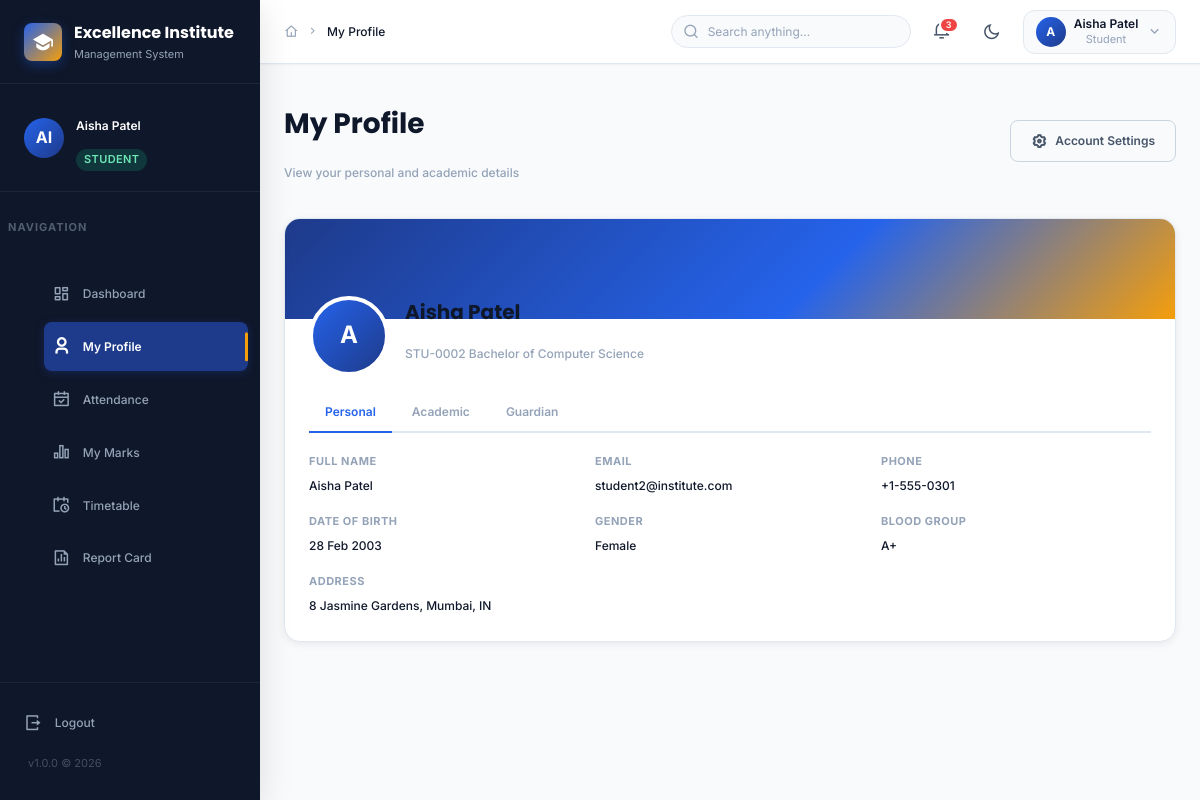
The app's page /modules/students/profile.php (signed in) with its own data.
### tables this page shows
CREATE TABLE IF NOT EXISTS `settings` (
  `id`           INT UNSIGNED  NOT NULL AUTO_INCREMENT,
  `setting_key`  VARCHAR(80)   NOT NULL UNIQUE,
  `setting_value`TEXT          DEFAULT NULL,
  `setting_group`VARCHAR(40)   NOT NULL DEFAULT 'general',
  `updated_at`   TIMESTAMP     NOT NULL DEFAULT CURRENT_TIMESTAMP ON UPDATE CURRENT_TIMESTAMP,
  PRIMARY KEY (`id`)
);

CREATE TABLE IF NOT EXISTS `students` (
  `id`              INT UNSIGNED  NOT NULL AUTO_INCREMENT,
  `user_id`         INT UNSIGNED  NOT NULL UNIQUE,
  `student_id`      VARCHAR(20)   NOT NULL UNIQUE,
  `course_id`       INT UNSIGNED  DEFAULT NULL,
  `roll_number`     VARCHAR(20)   DEFAULT NULL,
  `date_of_birth`   DATE          DEFAULT NULL,
  `gender`          ENUM('male','female','other') DEFAULT NULL,
  `blood_group`     VARCHAR(5)    DEFAULT NULL,
  `address`         TEXT          DEFAULT NULL,
  `guardian_name`   VARCHAR(120)  DEFAULT NULL,
  `guardian_phone`  VARCHAR(20)   DEFAULT NULL,
  `guardian_email`  VARCHAR(120)  DEFAULT NULL,
  `admission_date`  DATE          NOT NULL DEFAULT (CURRENT_DATE),
  `batch_year`      YEAR          DEFAULT NULL,
  `status`          ENUM('active','inactive','graduated','dropped') NOT NULL DEFAULT 'active',
  `created_at`      TIMESTAMP     NOT NULL DEFAULT CURRENT_TIMESTAMP,
  `updated_at`      TIMESTAMP     NOT NULL DEFAULT CURRENT_TIMESTAMP ON UPDATE CURRENT_TIMESTAMP,
  PRIMARY KEY (`id`),
  KEY `idx_student_user`   (`user_id`),
  KEY `idx_student_course` (`course_id`),
  KEY `idx_student_status` (`status`),
  CONSTRAINT `fk_student_user`   FOREIGN KEY (`user_id`)   REFERENCES `users`(`id`)    ON DELETE CASCADE ON UPDATE CASCADE,
  CONSTRAINT `fk_student_course` FOREIGN KEY (`course_id`) REFERENCES `courses`(`id`)  ON DELETE SET NULL ON UPDATE CASCADE
);

CREATE TABLE IF NOT EXISTS `users` (
  `id`           INT UNSIGNED    NOT NULL AUTO_INCREMENT,
  `role_id`      TINYINT UNSIGNED NOT NULL DEFAULT 3,
  `username`     VARCHAR(60)     NOT NULL UNIQUE,
  `email`        VARCHAR(120)    NOT NULL UNIQUE,
  `password`     VARCHAR(255)    NOT NULL,
  `full_name`    VARCHAR(120)    NOT NULL,
  `phone`        VARCHAR(20)     DEFAULT NULL,
  `profile_photo`VARCHAR(255)    DEFAULT NULL,
  `status`       ENUM('active','inactive','suspended') NOT NULL DEFAULT 'active',
  `last_login`   DATETIME        DEFAULT NULL,
  `csrf_token`   VARCHAR(64)     DEFAULT NULL,
  `created_at`   TIMESTAMP       NOT NULL DEFAULT CURRENT_TIMESTAMP,
  `updated_at`   TIMESTAMP       NOT NULL DEFAULT CURRENT_TIMESTAMP ON UPDATE CURRENT_TIMESTAMP,
  PRIMARY KEY (`id`),
  KEY `idx_role` (`role_id`),
  KEY `idx_status` (`status`),
  CONSTRAINT `fk_users_role` FOREIGN KEY (`role_id`) REFERENCES `roles`(`id`) ON UPDATE CASCADE
);

CREATE TABLE IF NOT EXISTS `courses` (
  `id`             INT UNSIGNED   NOT NULL AUTO_INCREMENT,
  `department_id`  INT UNSIGNED   DEFAULT NULL,
  `name`           VARCHAR(150)   NOT NULL,
  `code`           VARCHAR(20)    NOT NULL UNIQUE,
  `description`    TEXT           DEFAULT NULL,
  `duration_months`TINYINT UNSIGNED NOT NULL DEFAULT 12,
  `fee`            DECIMAL(10,2)  NOT NULL DEFAULT 0.00,
  `max_students`   SMALLINT UNSIGNED NOT NULL DEFAULT 50,
  `status`         ENUM('active','inactive') NOT NULL DEFAULT 'active',
  `created_at`     TIMESTAMP      NOT NULL DEFAULT CURRENT_TIMESTAMP,
  `updated_at`     TIMESTAMP      NOT NULL DEFAULT CURRENT_TIMESTAMP ON UPDATE CURRENT_TIMESTAMP,
  PRIMARY KEY (`id`),
  KEY `idx_course_dept` (`department_id`),
  CONSTRAINT `fk_course_dept` FOREIGN KEY (`department_id`) REFERENCES `departments`(`id`) ON DELETE SET NULL ON UPDATE CASCADE
);

### config/database.php (called while the page is built, shortened)
<?php
class Database {
    private static ?PDO $instance = null;
    public static function getInstance(): PDO {
        if (self::$instance === null) {
            $dsn = "mysql:host=" . DB_HOST . ";port=" . DB_PORT . ";dbname=" . DB_NAME . ";charset=" . DB_CHARSET;
            $options = [
                PDO::ATTR_ERRMODE            => PDO::ERRMODE_EXCEPTION,
                PDO::ATTR_DEFAULT_FETCH_MODE => PDO::FETCH_ASSOC,
                PDO::ATTR_EMULATE_PREPARES   => false,
                PDO::MYSQL_ATTR_FOUND_ROWS   => true,
            ];
            try {
                self::$instance = new PDO($dsn, DB_USER, DB_PASS, $options);
            } catch (PDOException $e) {
                error_log("Database connection failed: " . $e->getMessage());
                die(json_encode(['error' => 'Database connection failed. Please check configuration.']));
            }
        }
        return self::$instance;
    }
}
function db(): PDO {
    return Database::getInstance();
}

### includes/auth.php (called while the page is built, shortened)
<?php
require_once __DIR__ . '/../config/database.php';
function e(mixed $value): string {
    return htmlspecialchars((string)$value, ENT_QUOTES | ENT_HTML5, 'UTF-8');
}
function get_setting(string $key, string $default = ''): string {
    static $cache = [];
    if (!isset($cache[$key])) {
        try {
            $stmt = db()->prepare("SELECT setting_value FROM settings WHERE setting_key = ? LIMIT 1");
            $stmt->execute([$key]);
            $row = $stmt->fetch();
            $cache[$key] = $row ? (string)$row['setting_value'] : $default;
        } catch (PDOException $e) {
            $cache[$key] = $default;
        }
    }
    return $cache[$key];
}

### modules/students/profile.php (the view, shortened to what this page needs)
<?php
require_once __DIR__ . '/../../includes/auth.php';
$activePage = 'profile';
$pdo = db();
$stmt = $pdo->prepare(
    "SELECT s.*, u.full_name, u.email, u.username, u.phone, u.profile_photo, c.name AS course_name
     FROM students s JOIN users u ON u.id=s.user_id
     LEFT JOIN courses c ON c.id=s.course_id
     WHERE s.user_id=? LIMIT 1"
);
$stmt->execute([$_SESSION['user_id']]);
$student = $stmt->fetch();
include __DIR__ . '/../../includes/header.php';
?>
<div class="page-header">
  <div class="page-header-left">
    <h1 class="page-title">My Profile</h1>
    <p class="page-subtitle">View your personal and academic details</p>
  </div>
  <div class="page-header-actions">
    <a href="<?= IMS_URL ?>/modules/settings/profile.php" class="btn btn-outline">
      <i class="ri-settings-3-line"></i> Account Settings
    </a>
  </div>
</div>
<div class="profile-card">
  <div class="profile-banner"></div>
  <div class="profile-card-body">
    <div class="profile-avatar-wrap">
      <?php if (!empty($student['profile_photo'])): ?>
        <img src="<?= IMS_URL ?>/uploads/<?= e($student['profile_photo']) ?>" class="profile-photo" alt="Profile">
      <?php else: ?>
        <div class="profile-photo-initials"><?= strtoupper(substr($student['full_name'],0,1)) ?></div>
      <?php endif; ?>
      <div class="profile-name-block">
        <h2><?= e($student['full_name']) ?></h2>
        <p class="profile-id"><?= e($student['student_id']) ?> <span class="divider"></span> <?= e($student['course_name']??'--') ?></p>
      </div>
    </div>
    <div class="tabs">
      <button type="button" class="tab-btn active" data-tab="pf-personal">Personal</button>
      <button type="button" class="tab-btn" data-tab="pf-academic">Academic</button>
      <button type="button" class="tab-btn" data-tab="pf-guardian">Guardian</button>
    </div>
    <div class="tab-pane active" id="pf-personal">
      <div class="detail-grid">
        <div class="detail-item"><label>Full Name</label><span><?= e($student['full_name']) ?></span></div>
        <div class="detail-item"><label>Email</label><span><?= e($student['email']) ?></span></div>
        <div class="detail-item"><label>Phone</label><span><?= e($student['phone']??'--') ?></span></div>
        <div class="detail-item"><label>Date of Birth</label><span><?= $student['date_of_birth'] ? date('d M Y',strtotime($student['date_of_birth'])) : '--' ?></span></div>
        <div class="detail-item"><label>Gender</label><span><?= ucfirst($student['gender']??'--') ?></span></div>
        <div class="detail-item"><label>Blood Group</label><span><?= e($student['blood_group']??'--') ?></span></div>
        <div class="detail-item" style="grid-column:1/-1;"><label>Address</label><span><?= e($student['address']??'--') ?></span></div>
      </div>
    </div>
  </div>
</div>
<?php include __DIR__ . '/../../includes/footer.php'; ?>

### includes/sidebar.php (shortened to what this page needs)
<?php
$role = $_SESSION['role'] ?? 'student';
$items = $navItems[$role] ?? $navItems['student'];
$instituteName = get_setting('institute_name', 'ExcelIMS');
?>
<aside class="sidebar" id="sidebar">
  <div class="sidebar-logo">
    <div class="logo-icon">
      <i class="ri-graduation-cap-fill"></i>
    </div>
    <div class="logo-text">
      <span class="logo-name"><?= e($instituteName) ?></span>
      <span class="logo-tagline">Management System</span>
    </div>
  </div>
  <div class="sidebar-user-card">
    <?php if (!empty($_SESSION['photo'])): ?>
      <img src="<?= IMS_URL ?>/uploads/<?= e($_SESSION['photo']) ?>" alt="Profile" class="sidebar-avatar">
    <?php else: ?>
      <div class="sidebar-avatar-initials">
        <?= strtoupper(substr($_SESSION['full_name'] ?? 'U', 0, 2)) ?>
      </div>
    <?php endif; ?>
    <div class="sidebar-user-info">
      <p class="sidebar-user-name"><?= e($_SESSION['full_name'] ?? 'User') ?></p>
      <span class="sidebar-user-role role-badge role-<?= $role ?>"><?= ucfirst($role) ?></span>
    </div>
  </div>
  <p class="sidebar-nav-label">NAVIGATION</p>
  <nav class="sidebar-nav">
    <ul>
      <?php foreach ($items as $item): ?>
        <?php $isActive = ($activePage === $item['key']); ?>
        <li>
          <a href="<?= e($item['href']) ?>"
             class="sidebar-nav-item <?= $isActive ? 'active' : '' ?>"
             title="<?= e($item['label']) ?>">
            <i class="<?= e($item['icon']) ?>"></i>
            <span><?= e($item['label']) ?></span>
            <?php if ($isActive): ?>
              <span class="active-indicator"></span>
            <?php endif; ?>
          </a>
        </li>
      <?php endforeach; ?>
    </ul>
  </nav>
  <div class="sidebar-footer">
    <a href="<?= IMS_URL ?>/logout.php" class="sidebar-logout">
      <i class="ri-logout-box-r-line"></i>
      <span>Logout</span>
    </a>
    <p class="sidebar-version">v1.0.0 © <?= date('Y') ?></p>
  </div>
</aside>

### records on screen
settings: setting_value "Excellence Institute"
students: user.full_name "A", user.full_name "Aisha Patel", student "STU-0002", course.name "Bachelor of Computer Science", user.email "student2@institute.com", user.phone "+1-555-0301", date_of_birth "28 Feb 2003", gender "Female", blood_group "A+", address "8 Jasmine Gardens, Mumbai, IN"

### other values on screen
substr($_SESSION['full_name'] ?? 'U', 0, 2) "AI"
$_SESSION['full_name'] "Aisha Patel"
$role "STUDENT"
$item['label'] "Dashboard"
$item['label'] "My Profile"
$item['label'] "Attendance"
$item['label'] "My Marks"
$item['label'] "Timetable"
$item['label'] "Report Card"
$pageTitle "My Profile"
substr($_SESSION['full_name'] ?? 'U', 0, 1) "A"
$_SESSION['role'] "Student"
